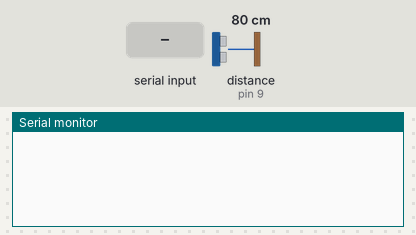
Recording of a sketch running on a simulated Arduino Uno, built with avr-gcc and run on an emulated ATmega328P. Parts: the last lines printed to the serial monitor. Inputs (shaded band) come from the test bench; at power-on: distance to the obstacle (sensor on pin 9) 80 cm. The echo pulse lasts 58.3 µs per cm; the modem accepts every AT command (registered, SIM ready, sends succeed) and sends nothing else.

Above: at 1.2 s.
1.3 s: "90,45\n" received over the second serial link
At 2.7 s:
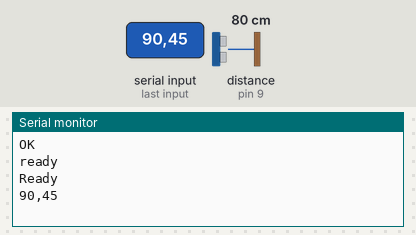
3.5 s: "30,150\n" received over the second serial link
At 4.8 s:
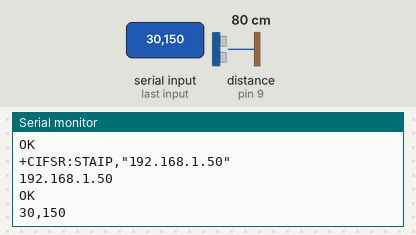

Measured:
- after the input at 1.3 s, the serial monitor: prints a new line after 0.72 s (image 1)
- after the input at 3.5 s, the serial monitor: prints a new line after 0.56 s (image 2)

The sketch:

garbage_usgin_wifi.ino
```cpp
#include <SoftwareSerial.h>         // including the library for the software serial
#define DEBUG true
SoftwareSerial esp8266(10,11);      /* This will make the pin 10 of arduino as RX pin and
pin 11 of arduino as the TX pin Which means that you have to connect the TX from the esp8266
to the pin 10 of arduino and the Rx from the esp to the pin 11 of the arduino*/

const int trigPin = 8;            // Making the arduino's pin 8 as the trig pin of ultrasonic sensor
const int echoPin = 9;            // Making the arduino's pin 9 as the echo pin of the ultrasonic sensor
// defining two variable for measuring the distance
long duration;
int distance;
void setup()
{
  Serial.begin(9600);         // Setting the baudrate at 9600
  esp8266.begin(115200);      // Set the baudrate according to you esp's baudrate. your esp's baudrate might be different from mine
  pinMode(trigPin, OUTPUT);   // Setting the trigPin as Output pin
  pinMode(echoPin, INPUT);    // Setting the echoPin as Input pin

}
void loop()
{

  sendData("AT+RST\r\n",2000,DEBUG);            // command to reset the module
  sendData("AT+CWMODE=2\r\n",1000,DEBUG);       // This will configure the mode as access point
  sendData("AT+CIFSR\r\n",1000,DEBUG);          // This command will get the ip address
  sendData("AT+CIPMUX=1\r\n",1000,DEBUG);       // This will configure the esp for multiple connections
  sendData("AT+CIPSERVER=1,80\r\n",1000,DEBUG); // This command will turn on the server on port 80
digitalWrite(trigPin, LOW);   // Making the trigpin as low
delayMicroseconds(2);         // delay of 2us
digitalWrite(trigPin, HIGH); // making the trigpin high for 10us to send the signal
delayMicroseconds(10);
digitalWrite(trigPin, LOW);
duration = pulseIn(echoPin, HIGH);  // reading the echopin which will tell us that how much time the signal takes to come back
distance= duration*0.034/2;         // Calculating the distance and storing in the distance variable

  if(esp8266.available())         // This command will that check if the esp is sending a message
  {
    if(esp8266.find("+IPD,"))
    {
     delay(1000);
     int connectionId = esp8266.read()-48; /* We are subtracting 48 from the output because the read() function returns
                                            the ASCII decimal value and the first decimal number which is 0 starts at 48*/
     String webpage = "<h1>IOT Garbage Monitoring System</h1>";
       webpage += "<p><h2>";
       if (distance<5)
       {
        webpage+= " Trash can is Full";
        }
        else{
          webpage+= " Trash can is Empty";
          }
       webpage += "</h2></p></body>";
     String cipSend = "AT+CIPSEND=";
     cipSend += connectionId;
     cipSend += ",";
     cipSend +=webpage.length();
     cipSend +="\r\n";
     sendData(cipSend,1000,DEBUG);
     sendData(webpage,1000,DEBUG);
     String closeCommand = "AT+CIPCLOSE=";
     closeCommand+=connectionId;
     closeCommand+="\r\n";
     sendData(closeCommand,3000,DEBUG);
    }
  }
}

String sendData(String command, const int timeout, boolean debug)
{
    String response = "";
    esp8266.print(command);
    long int time = millis();
    while( (time+timeout) > millis())
    {
      while(esp8266.available())
      {
        char c = esp8266.read();
        response+=c;
      }
    }
    if(debug)
    {
      Serial.print(response);
    }
    return response;
}
```
